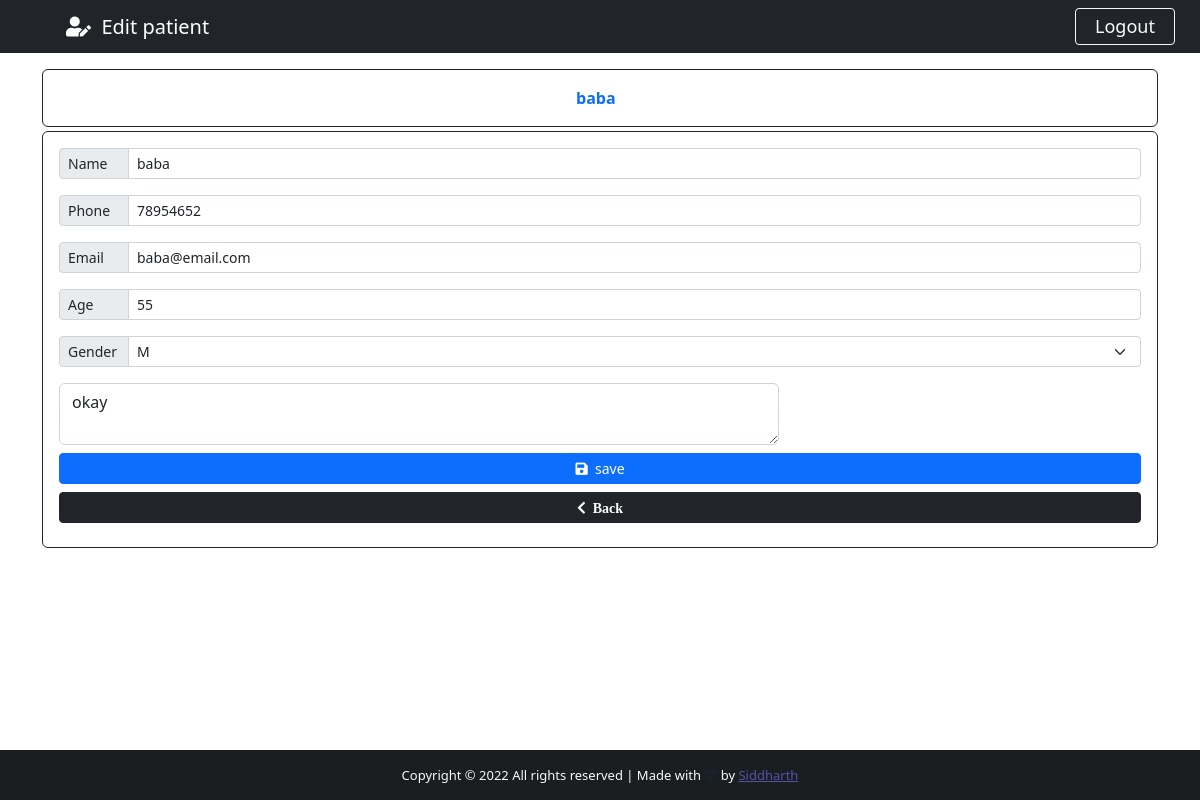
Page /patient/114 (signed in) on the committed database.
### app/models.py (models this page shows, shortened)
class Patients(models.Model):
    GENDER = (
        ('M', 'M'),
        ('F', 'F'),
    )
    id = models.IntegerField(primary_key=True, null=False, blank=False)
    name = models.CharField(max_length=60)
    phone = models.CharField(max_length=20)
    email = models.CharField(max_length=60)
    age = models.CharField(max_length=60)
    gender = models.CharField(max_length=1, null=True, blank=True, choices=GENDER)
    note = models.TextField()
    created_at=models.DateTimeField(auto_now_add=True)

### app/views.py (the view)
# urls.py: path("patient/<str:patient_id>", views.patient, name='patient'),
@cache_control(no_cache=True, must_revalidate=True, no_store=True)
@login_required(login_url="login")
def patient(request, patient_id):
    patient = Patients.objects.get(id=patient_id)
    if patient != None:
        return render(request, "app/edit_patient.html",{"patient":patient})

### app/templates/app/edit_patient.html (shortened to what this page needs)
{% extends 'app/add_patient.html' %}
{% block icon-nav %}
<a href="" class="navbar-brand flex-grow-1" style='text-align: center; color:#fff; margin-left:25px;'>
<i class="fas fa-user-edit"></i>&nbsp;&nbsp;Edit patient
{% endblock %}
{% block btn-nav %}
    <a class='btn btn-danjer-primary btn-sm border-light text-light' id='btn-nav' data-bs-toggle="modal" data-bs-target="#logoutModal">Logout</a>
{% endblock btn-nav %}
{% block card-title %}
<b>{{ patient.name}}</b> &nbsp;
{% endblock card-title %}
{% block form-action %}
    action="{% url 'edit_patient' %}"
{% endblock form-action %}
{% block patient_name %} value="{{ patient.name}}"{% endblock patient_name %}
{% block patient_phone %} value="{{ patient.phone}}"{% endblock patient_phone %}
{% block patient_email %} value="{{ patient.email}}" {% endblock patient_email %}
{% block patient_age %}value="{{ patient.age}}" {% endblock patient_age %}
{% block patient_note %}{{ patient.note}}{% endblock patient_note %}
{% block save-btn %}
<i class='fas fa-save'></i>&nbsp; save
{% endblock save-btn %}

### app/templates/app/add_patient.html (shortened to what this page needs)
{% extends 'app/base.html' %}
{% block content %}
<div class="container" >
    <div class='row'>
        <div class='col-lg-12 mb-5 '>
            <div class='card card-body border-dark text-primary mt-3'>
                <span class='text-center'>
                    {% block card-title %}{% endblock card-title %}
                </span>
            </div>
    <form  {% block form-action %}{% endblock form-action %}
    method="POST" autocomplete="off" enctype="multipart/form-data" class="card p-3 border-dark mt-1 mb-5">
        <div class='input-group input-group-sm mb-3'>
            <span class='input-group-text side-label'>Name</span>
            <input type="text" class='form-control' name='name' placeholder='name' id='name' required {% block patient_name %} {% endblock patient_name %}>
        </div>
        <div class='input-group input-group-sm mb-3'>
            <span class='input-group-text side-label'>Phone</span>
            <input type="text" class='form-control' id='phone' name='phone' placeholder='phone'  {% block patient_phone %} {% endblock patient_phone %}>
        </div>
        <div class='input-group input-group-sm mb-3'>
            <span class='input-group-text side-label'>Email</span>
            <input type="text" class='form-control' id='email' name='email' placeholder='email' required {% block patient_email %} {% endblock patient_email %}>
        </div>
        <div class='input-group input-group-sm mb-3'>
            <span class='input-group-text side-label'>Age</span>
            <input type="text" class='form-control' name='age' id='age' placeholder='age' {% block patient_age %} {% endblock patient_age %}>
        </div>
        <div class='input-group input-group-sm mb-3'>
            <label for="" class='input-group-text side-label'>Gender</label>
            <select name="gender" id="gender" class='form-select' >
                <option >M</option>
            </select>
        </div>
        <div class='form-group side-label'>
            <textarea type="text" class='form-control' name='note' placeholder='Add a note' rows="2"  wrap="physical" style="width: 60vw;">{% block patient_note %}{% endblock patient_note %}</textarea>
        </div>
        <div class='d-grid gap-2 mt-2 mb-2'>
            <button type="submit" class='btn btn-primary btn-sm' id='btn-add'>
                {% block save-btn %}{% endblock save-btn %}
            </button>
            <a href="{% url 'backend' %}" class='btn btn-dark btn-sm'>
                <i class="fas fa-chevron-left"> &nbsp;Back</i>
            </a>
        </div>
    </form>
        </div>
    </div>
</div>
{% endblock content %}

### app/static/app/css/style.css (style rules this page uses)
html, body { max-height: 100%; margin: 0; max-width: 100%; overflow: hidden; }
#btn-nav { width: 100px; float: right; margin-right: 25px; font-size: large; }
.side-label { width:70px; }

### rows in the picture
Patients: name "baba", phone "78954652", email "baba@email.com", age "55", note "okay"
